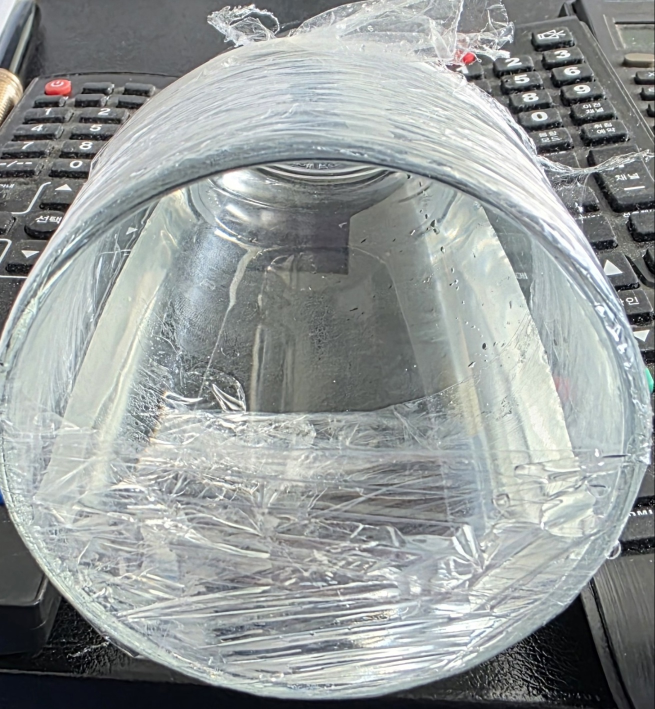
#> input picture data/img1.jpg, 1309 x 1418 px (shown at 1/2 size)
$ python -i detect.py   (imports and definitions only)   (older library calls are emulated)
#> lines starting #> are read from the running program, lines starting #| are printed output that depends on the picture
"""
이미지 검출 모듈
 1) 관로 끝단 테두리(rim) 타원 자동 검출  : Canny 엣지 + 곡선 조각 기반 RANSAC (torch 배치 연산)
 2) 수면선(waterline) 검출                : 원으로 복원(rectify)한 영상에서 직선 Radon/Hough 탐색 (torch grid_sample)
"""
from __future__ import annotations

import math

import cv2
import numpy as np
import torch
import torch.nn.functional as F

from .geometry import DTYPE, Ellipse, fit_ellipse, rectify_affine

WORK_SIZE = 720  # 내부 처리 해상도 (긴 변 px)


# ---------------------------------------------------------------------------
# 이미지 유틸
# ---------------------------------------------------------------------------
# [9 lines left out: function load_image, not called in this run]


def to_work(img: np.ndarray):
    s = WORK_SIZE / max(img.shape[:2])
    s = min(s, 1.0)
    small = cv2.resize(img, None, fx=s, fy=s, interpolation=cv2.INTER_AREA) if s < 1 else img.copy()
    return small, s


# [49 lines left out: functions sobel_torch, _conic_through_points_batch, _batch_conic_to_params, _sampson, not called in this run]


def _edge_points(small: np.ndarray):
    gray = cv2.cvtColor(small, cv2.COLOR_BGR2GRAY)
    gray = cv2.GaussianBlur(gray, (5, 5), 1.5)
    edges = cv2.Canny(gray, 40, 100)
    g = torch.from_numpy(gray.astype(np.float64))
    gx, gy = sobel_torch(g)
    ys, xs = np.nonzero(edges)
    pts = torch.tensor(np.stack([xs, ys], 1), dtype=DTYPE)
    gxs, gys = gx[ys, xs], gy[ys, xs]
    gn = torch.sqrt(gxs**2 + gys**2).clamp_min(1e-9)
    nrm = torch.stack([gxs / gn, gys / gn], 1)
    # 곡선 조각 (contour)
    cnts, _ = cv2.findContours(edges, cv2.RETR_LIST, cv2.CHAIN_APPROX_NONE)
    segs = [c[:, 0, :].astype(np.float64) for c in cnts if len(c) >= 25]
    return pts, nrm, segs, edges


# [12 lines left out: function _score, not called in this run]


def detect_rim(img: np.ndarray, n_hyp: int = 3000, seed: int = 0, n_starts: int = 3) -> tuple[Ellipse, dict]:
    """관로 끝단 테두리 검출 (다중 시작 RANSAC: 시드별 결과 중 둘레 덮임이 가장 큰 것). 반환 타원은 원본 해상도 좌표.
    끝단 면의 바깥/안쪽 중 내경 선택은 select_inner_rim 이 함."""
    runs = []
    for k in range(n_starts):
        try:
            runs.append(_detect_rim_once(img, n_hyp=n_hyp, seed=seed + k))
        except RuntimeError:
            pass
    if not runs:
        raise RuntimeError("rim 검출 실패")
    el, info = max(runs, key=lambda r: r[1]["edge_score"])
    info["start_coverages"] = [round(r[1]["coverage"], 3) for r in runs]
    return el, info


def _detect_rim_once(img: np.ndarray, n_hyp: int = 3000, seed: int = 0) -> tuple[Ellipse, dict]:
    small, s = to_work(img)
    H, W = small.shape[:2]
    pts, nrm, segs, edges = _edge_points(small)
    rng = np.random.default_rng(seed)
    if len(segs) == 0:
        raise RuntimeError("엣지가 검출되지 않음")
    seg_len = np.array([len(sg) for sg in segs], dtype=np.float64)
    p_seg = seg_len / seg_len.sum()

    # --- 가설 생성: 1~3개 곡선 조각에서 7점 샘플 ---------------------------
    hyps = []
    for _ in range(n_hyp):
        k = rng.integers(1, 4)
        ids = rng.choice(len(segs), size=k, p=p_seg)
        sel = []
        for j in range(7):
            sg = segs[ids[j % k]]
            sel.append(sg[rng.integers(len(sg))])
        hyps.append(sel)
    P = torch.tensor(np.array(hyps), dtype=DTYPE)
    # 정규화 후 conic 피팅
    mu = torch.tensor([W / 2, H / 2], dtype=DTYPE)
    sc = max(W, H) / 2
    c = _conic_through_points_batch((P - mu) / sc)
    # 정규화 해제
    A, B, C, D, E, Fc = c.unbind(-1)
    m0, m1 = mu.tolist()
    A2, B2, C2 = A / sc**2, B / sc**2, C / sc**2
    D2 = D / sc - 2 * A2 * m0 - B2 * m1
    E2 = E / sc - 2 * C2 * m1 - B2 * m0
    F2 = A2 * m0**2 + B2 * m0 * m1 + C2 * m1**2 - D / sc * m0 - E / sc * m1 + Fc
    c = torch.stack([A2, B2, C2, D2, E2, F2], -1)
    c = c / c.norm(dim=1, keepdim=True)

    cx, cy, a, b, ok = _batch_conic_to_params(c)
    m = min(H, W)
    ok = ok & (a > 0.25 * m) & (a < 1.2 * max(H, W)) & (b / a > 0.15)
    ok = ok & (cx > 0.1 * W) & (cx < 0.9 * W) & (cy > 0.1 * H) & (cy < 0.9 * H)
    c = c[ok]
    if len(c) == 0:
        raise RuntimeError("타원 후보가 없음")
    # --- 점수 계산 (chunk) ------------------------------------------------
    covers = []
    for i in range(0, len(c), 256):
        cov, _, _ = _score(c[i:i + 256], pts, nrm, (H, W))
        covers.append(cov)
    cover = torch.cat(covers)
    top = torch.argsort(cover, descending=True)[:40]

    # --- 상위 후보 정제 (inlier 재피팅 반복) ---------------------------------
    best = []
    for idx in top.tolist():
        el = None
        cc = c[idx:idx + 1]
        for _ in range(4):
            d, nx, ny = _sampson(cc, pts)
            cos = (nx * nrm[None, :, 0] + ny * nrm[None, :, 1]).abs()
            inl = ((d < 2.5) & (cos > 0.85))[0]
            if inl.sum() < 20:
                break
            el = fit_ellipse(pts[inl])
            if el is None:
                break
            cc = el.conic()
            cc = torch.stack([cc[0, 0], 2 * cc[0, 1], cc[1, 1], 2 * cc[0, 2], 2 * cc[1, 2], cc[2, 2]])[None]
            cc = cc / cc.norm()
        if el is None:
            continue
        cov, n_in, _ = _score(cc, pts, nrm, (H, W))
        best.append((cov.item(), n_in.item(), el))
    if not best:
        raise RuntimeError("rim 검출 실패")
    best.sort(key=lambda t: -t[0])
    top_cov = best[0][0]
    # 동심 후보(유리 두께의 내/외벽) 중 가장 바깥 것 선택
    ref = best[0][2]
    cands = [t for t in best if t[0] >= 0.8 * top_cov
             and math.hypot(t[2].cx - ref.cx, t[2].cy - ref.cy) < 0.08 * ref.a
             and abs(t[2].ratio - ref.ratio) < 0.08]
    el = max(cands, key=lambda t: t[2].a)[2]
    # 둘레 엣지 강도로 미세 조정 (RANSAC 이 테두리+수면선 등을 섞어 맞춘 타원을 가장 강한 단일 테두리에 밀착)
    el, edge_score = polish_ellipse(small, el)
    el_full = Ellipse(el.cx / s, el.cy / s, el.a / s, el.b / s, el.phi)
    info = dict(coverage=max(cands, key=lambda t: t[2].a)[0] / 120.0,
                n_candidates=len(best), scale=s, edge_score=edge_score)
    return el_full, info


def _bilinear(img: np.ndarray, x: np.ndarray, y: np.ndarray) -> np.ndarray:
    return cv2.remap(img.astype(np.float32), x.astype(np.float32).reshape(1, -1), y.astype(np.float32).reshape(1, -1),
                     cv2.INTER_LINEAR, borderMode=cv2.BORDER_REPLICATE).reshape(-1).astype(np.float64)


# [41 lines left out: functions ellipse_edge_score, polish_ellipse, not called in this run]


def _coef6(el: Ellipse) -> torch.Tensor:
    C = el.conic()
    return torch.stack([C[0, 0], 2 * C[0, 1], C[1, 1], 2 * C[0, 2], 2 * C[1, 2], C[2, 2]])[None]


# [315 lines left out: functions _coverage, _refit_band, _ring_profile, select_inner_rim, rectify_image, _gauss_blur and 1 more, not called in this run]

>>> import cv2
>>> picture = cv2.imread('../data/img1.jpg')
#> picture is the input picture: shape (1418, 1309, 3); mean B, G, R 154.2, 154.9, 149.8
>>> result = detect_rim(picture)
#> the loop in detect_rim, `for k in range(n_starts):` made 1 pass
#> pass 1, in to_work, `small = cv2.resize(img, None, fx=s, fy=s, interpolation=cv2.INTER_AREA..`:
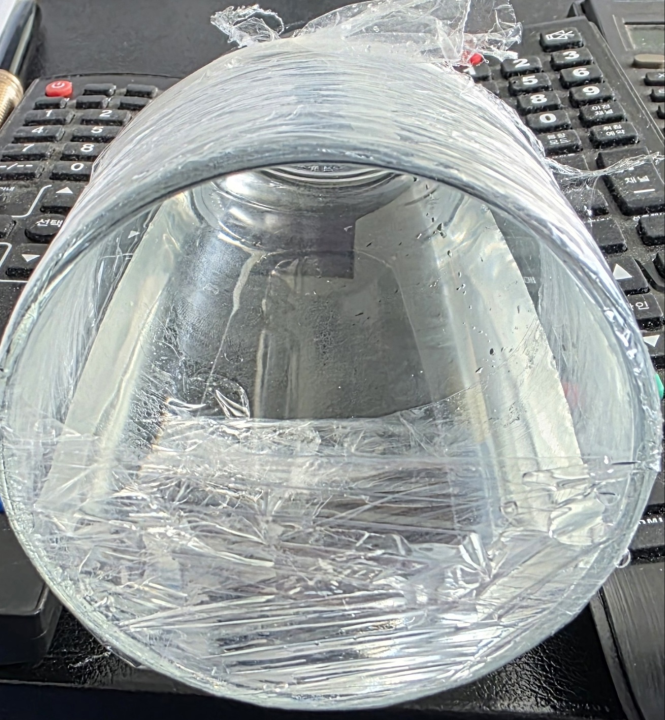
#> small: shape (720, 665, 3); mean B, G, R 154.1, 154.9, 149.8
#> pass 1, in _edge_points, `gray = cv2.GaussianBlur(gray, (5, 5), 1.5)`:
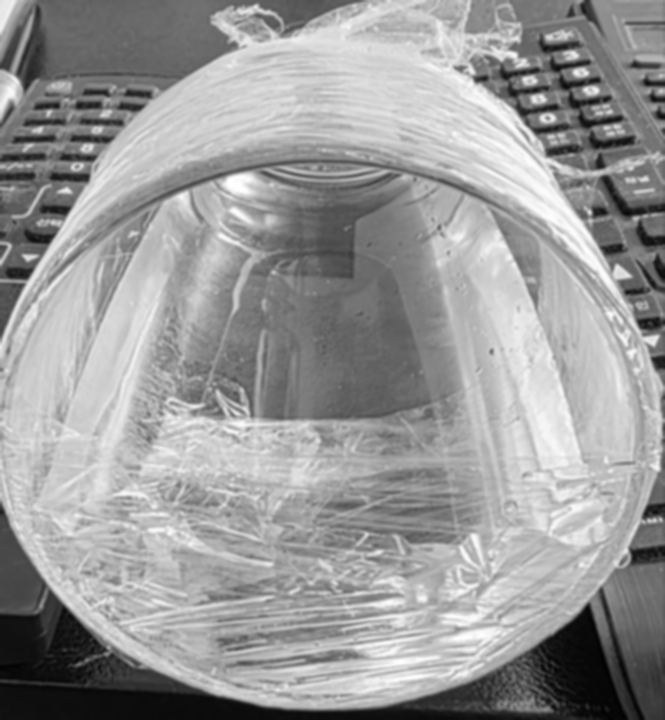
#> gray: shape (720, 665); min 2, max 255, mean 153.3
#> pass 1, in _edge_points, `edges = cv2.Canny(gray, 40, 100)`:
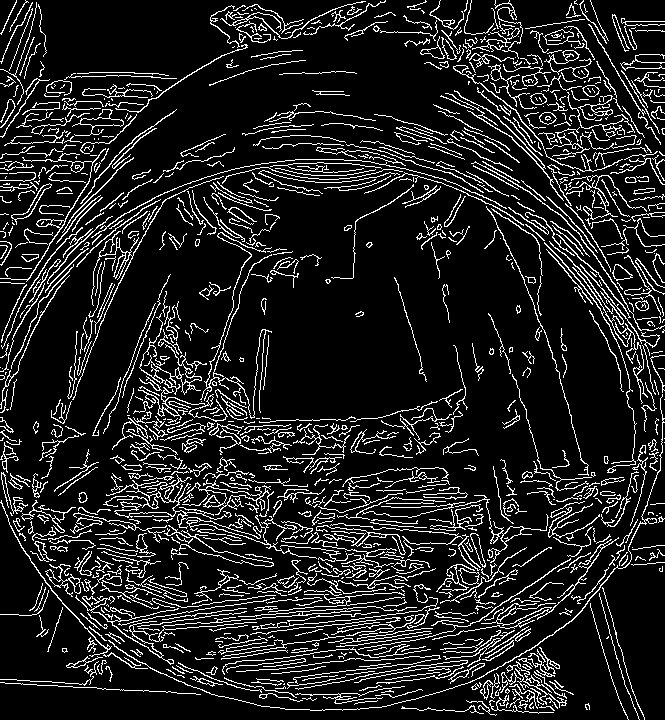
#> edges: shape (720, 665); 12.9% white in thin lines or dots
#> after the loop in detect_rim, `for k in range(n_starts):`: runs = []
#> (the run stopped early here; a loop or call above may not have finished)

$ run again, on data/img2.jpg
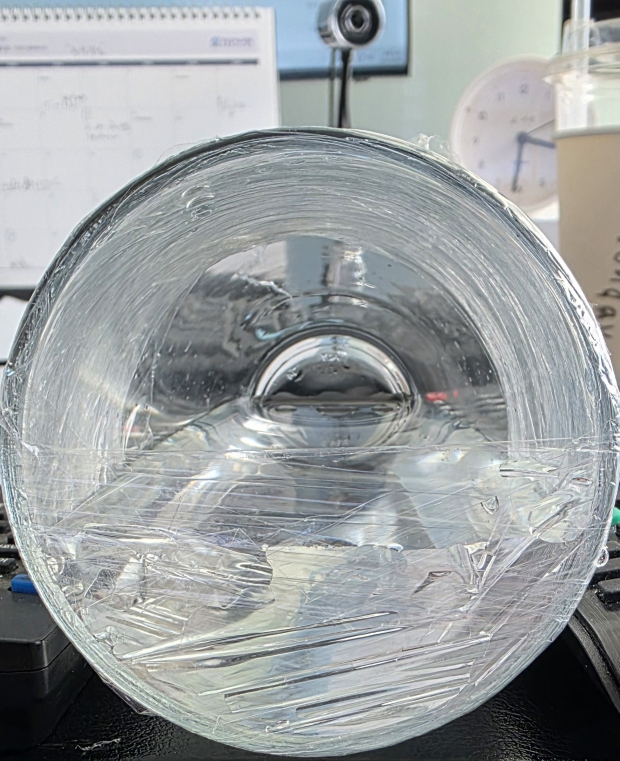
#> input picture data/img2.jpg, 1239 x 1522 px (shown at 1/2 size)
#> picture is the input picture: shape (1522, 1239, 3); mean B, G, R 159.7, 158.6, 154.2
#> the loop in detect_rim, `for k in range(n_starts):` made 1 pass
#> pass 1, in to_work, `small = cv2.resize(img, None, fx=s, fy=s, interpolation=cv2.INTER_AREA..`:
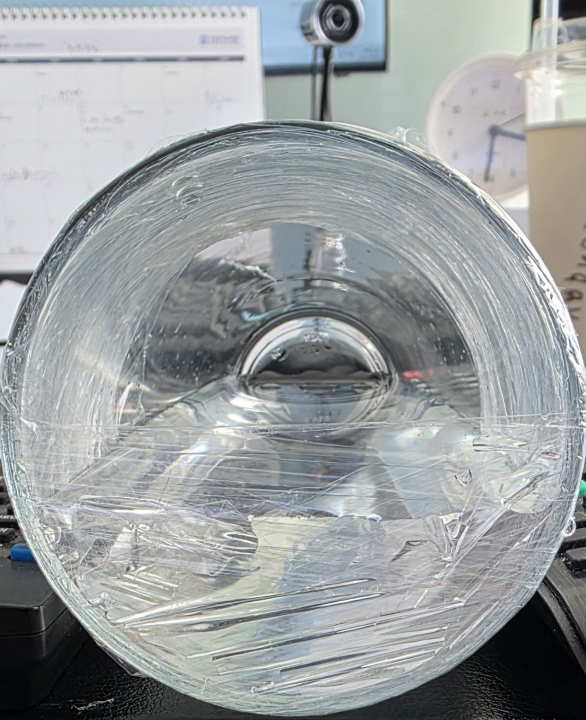
#> small: shape (720, 586, 3); mean B, G, R 159.7, 158.6, 154.2
#> pass 1, in _edge_points, `edges = cv2.Canny(gray, 40, 100)`:
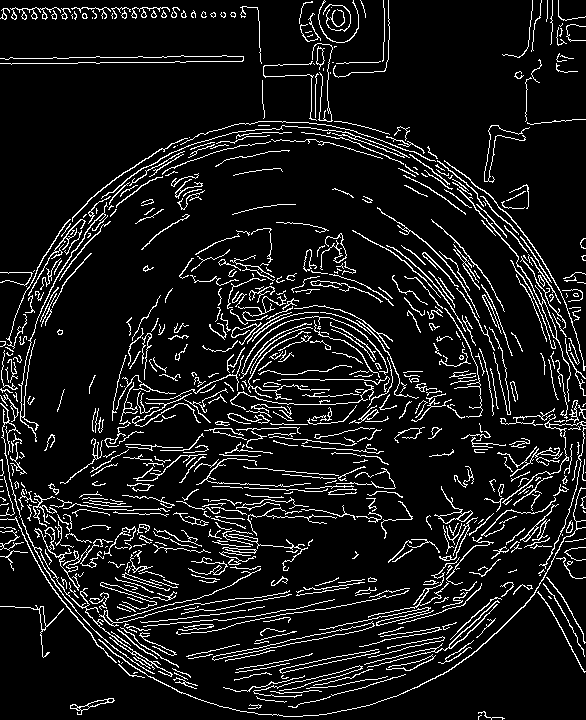
#> edges: shape (720, 586); 9.5% white in thin lines or dots
#> after the loop in detect_rim, `for k in range(n_starts):`: runs = []

$ run again, on data/img3.jpg
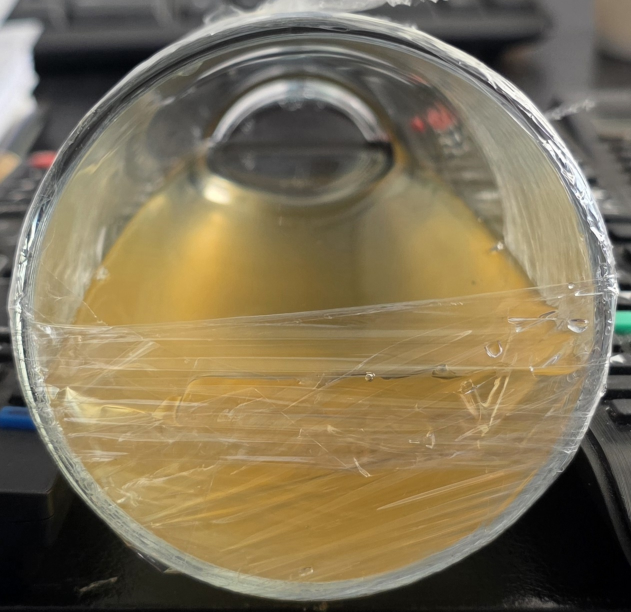
#> input picture data/img3.jpg, 1262 x 1224 px (shown at 1/2 size)
#> picture is the input picture: shape (1224, 1262, 3); mean B, G, R 87.2, 114, 126.7
#> the loop in detect_rim, `for k in range(n_starts):` made 1 pass
#> pass 1, in _edge_points, `gray = cv2.cvtColor(small, cv2.COLOR_BGR2GRAY)`:
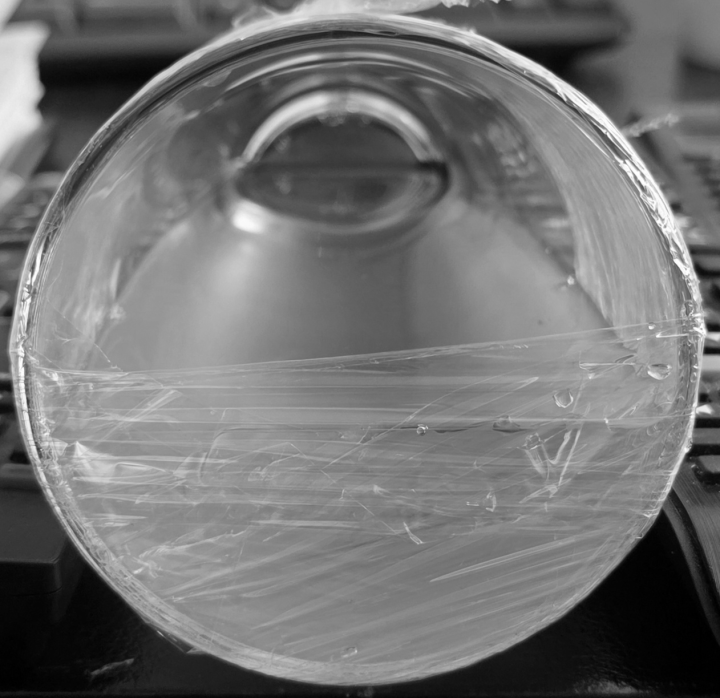
#> gray: shape (698, 720); min 0, max 254, mean 114.8
#> pass 1, in _edge_points, `edges = cv2.Canny(gray, 40, 100)`:
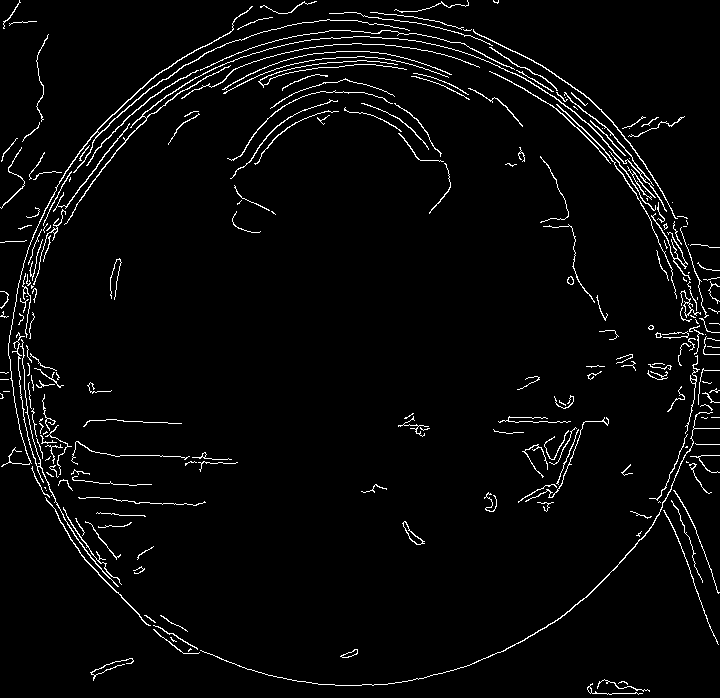
#> edges: shape (698, 720); 3.4% white in thin lines or dots
#> after the loop in detect_rim, `for k in range(n_starts):`: runs = []

$ run again, on data/img4.jpg
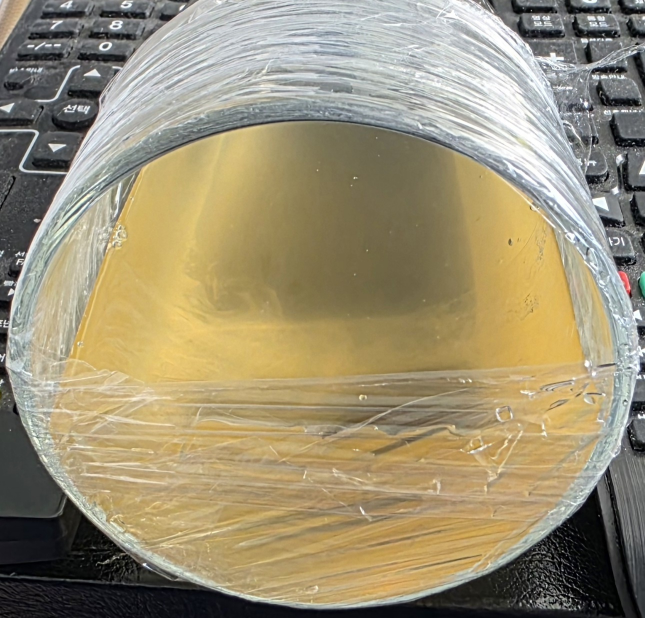
#> input picture data/img4.jpg, 1290 x 1236 px (shown at 1/2 size)
#> picture is the input picture: shape (1236, 1290, 3); mean B, G, R 116.4, 144.7, 155.6
#> the loop in detect_rim, `for k in range(n_starts):` made 1 pass
#> pass 1, in _edge_points, `gray = cv2.cvtColor(small, cv2.COLOR_BGR2GRAY)`:
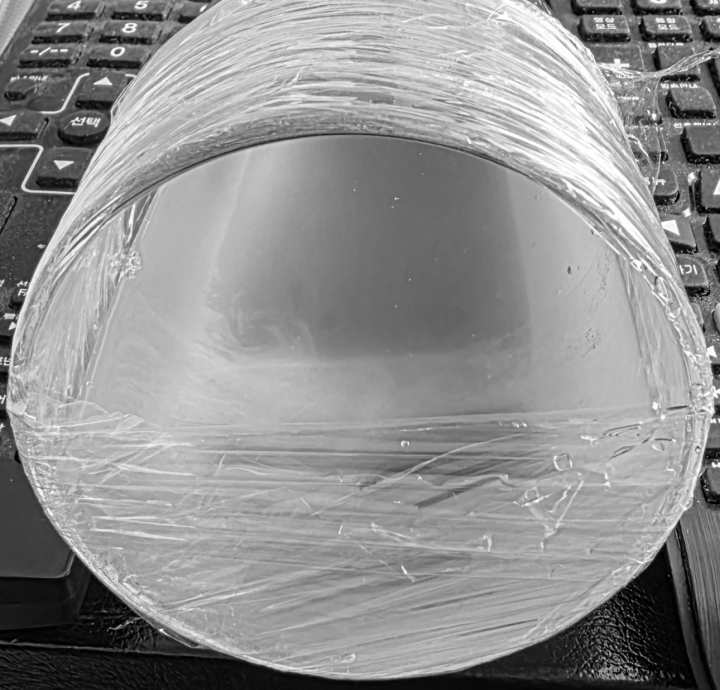
#> gray: shape (690, 720); min 0, max 255, mean 144.7
#> pass 1, in _edge_points, `edges = cv2.Canny(gray, 40, 100)`:
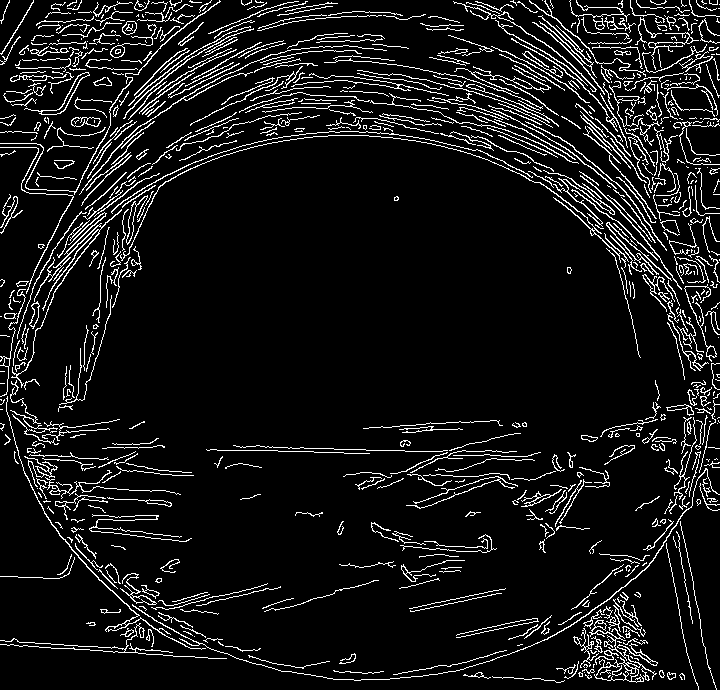
#> edges: shape (690, 720); 8.6% white in thin lines or dots
#> after the loop in detect_rim, `for k in range(n_starts):`: runs = []
